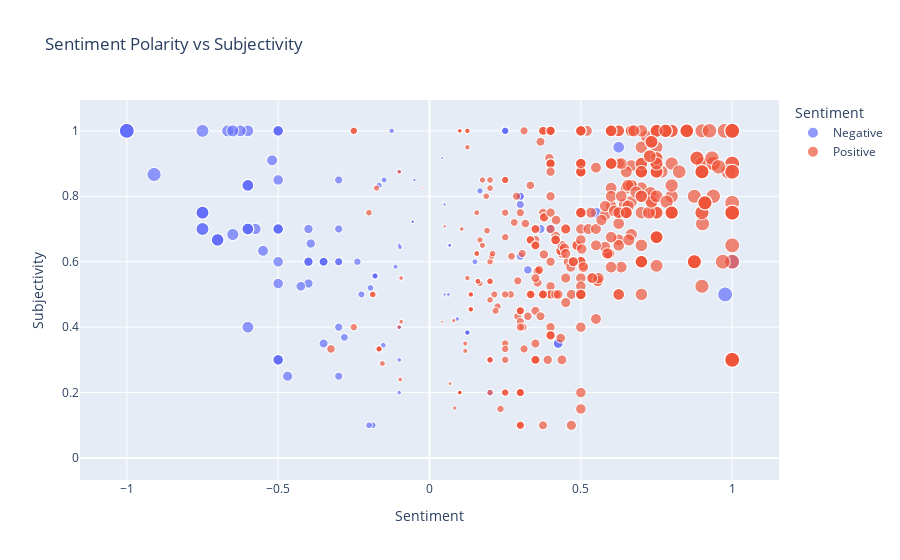

Write notebook code for a chart like this one.
### Markdown cell above
## Sentiment

Another way to look at the data is to see how different words factor into the overall sentiment of a review.  There are different ways to do this, but one way is by using the textblob library (Python has tons of NLP libraries) to compute the sentiment of each review.  Sentiment can be positive (a positive value), negative (a negative value) or neutral (a value at or near 0).  

Interestingly, the sentiment calculated by textblob doesn't align perfectly (though it does generally match up) with the positive/negative label given in the data.  

Let's look at the sentiment vs subjectivity color coded by the sentiment label in the dataset.

### Code cell
#%pip install textblob
import warnings
warnings.filterwarnings("ignore", category=FutureWarning)
from textblob import TextBlob
import plotly.express as px

# Sentiment calculations
df['calc_sentiment'] = df['Review Title'].apply(lambda x: TextBlob(x).sentiment.polarity)
df['subjectivity'] = df['Review Title'].apply(lambda x: TextBlob(x).sentiment.subjectivity)
df['abs_sentiment'] = df['calc_sentiment'].abs()

# Optional: Make sentiment a category to suppress warning
df['Sentiment'] = df['Sentiment'].astype(str)

# Plot
fig = px.scatter(
    df, 
    x='calc_sentiment', 
    y='subjectivity', 
    hover_data=['Review Title'],
    color='Sentiment',
    size='abs_sentiment',
    size_max=15,
    title='Sentiment Polarity vs Subjectivity',
    hover_name='Restaurant Name',
    labels={'sentiment': 'Sentiment Polarity', 'subjectivity': 'Subjectivity'}
)

fig.update_layout(xaxis_title='Sentiment', height=500)
fig.show()

### Figure 1 — Plotly figure (JSON) as saved in the notebook; plotly's stock layout.template omitted (floating-point values rounded to 4 significant figures; data arrays with more than 128 entries replaced by an {"elided": "..."} marker saying what was removed)
{"data": [{"customdata": {"elided": "265x1 str values"}, "hovertemplate": "<b>%{hovertext}</b><br><br>Sentiment=Negative<br>calc_sentiment=%{x}<br>Subjectivity=%{y}<br>abs_sentiment=%{marker.size}<br>Review Title=%{customdata[0]}<extra></extra>", "hovertext": {"elided": "265 str values"}, "legendgroup": "Negative", "marker": {"color": "#636efa", "size": {"elided": "265 float values"}, "sizemode": "area", "sizeref": 0.004444, "symbol": "circle"}, "mode": "markers", "name": "Negative", "showlegend": true, "type": "scattergl", "x": {"elided": "265 float values"}, "xaxis": "x", "y": {"elided": "265 float values"}, "yaxis": "y"}, {"customdata": {"elided": "1237x1 str values"}, "hovertemplate": "<b>%{hovertext}</b><br><br>Sentiment=Positive<br>calc_sentiment=%{x}<br>Subjectivity=%{y}<br>abs_sentiment=%{marker.size}<br>Review Title=%{customdata[0]}<extra></extra>", "hovertext": {"elided": "1237 str values"}, "legendgroup": "Positive", "marker": {"color": "#EF553B", "size": {"elided": "1237 float values"}, "sizemode": "area", "sizeref": 0.004444, "symbol": "circle"}, "mode": "markers", "name": "Positive", "showlegend": true, "type": "scattergl", "x": {"elided": "1237 float values"}, "xaxis": "x", "y": {"elided": "1237 float values"}, "yaxis": "y"}], "layout": {"autosize": true, "legend": {"itemsizing": "constant", "title": {"text": "Sentiment"}, "tracegroupgap": 0}, "title": {"text": "Sentiment Polarity vs Subjectivity"}, "xaxis": {"anchor": "y", "autorange": true, "domain": [0, 1], "range": [-1.138, 1.138], "title": {"text": "Sentiment"}, "type": "linear"}, "yaxis": {"anchor": "x", "autorange": true, "domain": [0, 1], "range": [-0.06956, 1.102], "title": {"text": "Subjectivity"}, "type": "linear"}}}
